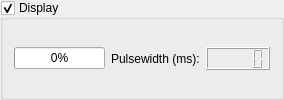
               <widget class="QGroupBox" name="appconfUpdatePpmBox">
                <property name="toolTip">
                 <string>&lt;html&gt;&lt;head/&gt;&lt;body&gt;&lt;p&gt;&lt;span style=&quot; font-weight:600;&quot;&gt;Display&lt;/span&gt; = Activate it to see the actual throttle signal from the remote. &lt;br/&gt;&lt;br/&gt;When you don't touch the remote it should be at 50%. &lt;br/&gt;&lt;br/&gt;When you pull the throttle 100 % then the value should be 100%. &lt;br/&gt;&lt;br/&gt;When you brake 100% then the value should be 0%.&lt;br/&gt;&lt;br/&gt;In the box to the right you can see the pulsewith signals that you need for the minimum, center and maximum Pulsewith settings.&lt;/p&gt;&lt;/body&gt;&lt;/html&gt;</string>
                </property>
                <property name="title">
                 <string>Display</string>
                </property>
                <property name="checkable">
                 <bool>true</bool>
                </property>
                <property name="checked">
                 <bool>true</bool>
                </property>
                <layout class="QGridLayout" name="gridLayout_19">
                 <item row="0" column="0">
                  <widget class="QProgressBar" name="appconfDecodedPpmBar">
                   <property name="minimum">
                    <number>0</number>
                   </property>
                   <property name="maximum">
                    <number>1000</number>
                   </property>
                   <property name="value">
                    <number>0</number>
                   </property>
                   <property name="format">
                    <string>%p%</string>
                   </property>
                  </widget>
                 </item>
                 <item row="0" column="2">
                  <widget class="QLCDNumber" name="appconfPpmPulsewidthNumber"/>
                 </item>
                 <item row="0" column="1">
                  <widget class="QLabel" name="label_80">
                   <property name="text">
                    <string>Pulsewidth (ms):</string>
                   </property>
                  </widget>
                 </item>
                </layout>
               </widget>
